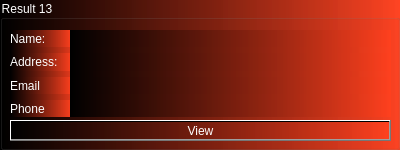
         <widget class="QGroupBox" name="groupBox_15">
          <property name="minimumSize">
           <size>
            <width>400</width>
            <height>150</height>
           </size>
          </property>
          <property name="maximumSize">
           <size>
            <width>400</width>
            <height>150</height>
           </size>
          </property>
          <property name="autoFillBackground">
           <bool>false</bool>
          </property>
          <property name="styleSheet">
           <string notr="true">color: white;
background-color:
qlineargradient(spread:pad, x1:0, y1:0, x2:1, y2:0, stop:0 rgba(0, 0, 0, 255), stop:1 rgba(255, 64, 30,220))
</string>
          </property>
          <property name="title">
           <string>Result 13</string>
          </property>
          <widget class="QWidget" name="verticalLayoutWidget_75">
           <property name="geometry">
            <rect>
             <x>10</x>
             <y>30</y>
             <width>61</width>
             <height>87</height>
            </rect>
           </property>
           <layout class="QVBoxLayout" name="verticalLayout_76">
            <item>
             <widget class="QLabel" name="label_497">
              <property name="text">
               <string>Name:</string>
              </property>
             </widget>
            </item>
            <item>
             <widget class="QLabel" name="label_498">
              <property name="text">
               <string>Address:</string>
              </property>
             </widget>
            </item>
            <item>
             <widget class="QLabel" name="label_499">
              <property name="text">
               <string>Email</string>
              </property>
             </widget>
            </item>
            <item>
             <widget class="QLabel" name="label_500">
              <property name="text">
               <string>Phone</string>
              </property>
             </widget>
            </item>
           </layout>
          </widget>
          <widget class="QWidget" name="verticalLayoutWidget_76">
           <property name="geometry">
            <rect>
             <x>70</x>
             <y>30</y>
             <width>321</width>
             <height>87</height>
            </rect>
           </property>
           <layout class="QVBoxLayout" name="verticalLayout_77">
            <property name="sizeConstraint">
             <enum>QLayout::SetMinimumSize</enum>
            </property>
            <item>
             <widget class="QLabel" name="label_501">
              <property name="text">
               <string/>
              </property>
             </widget>
            </item>
            <item>
             <widget class="QLabel" name="label_502">
              <property name="text">
               <string/>
              </property>
             </widget>
            </item>
            <item>
             <widget class="QLabel" name="label_503">
              <property name="text">
               <string/>
              </property>
             </widget>
            </item>
            <item>
             <widget class="QLabel" name="label_504">
              <property name="text">
               <string/>
              </property>
             </widget>
            </item>
           </layout>
          </widget>
          <widget class="QPushButton" name="pushButton_38">
           <property name="geometry">
            <rect>
             <x>10</x>
             <y>120</y>
             <width>381</width>
             <height>21</height>
            </rect>
           </property>
           <property name="text">
            <string>View</string>
           </property>
          </widget>
         </widget>
